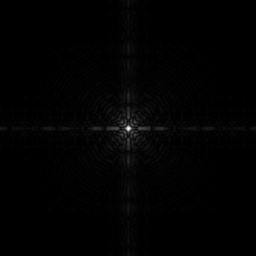
#> input picture DijitalGoruntuIsleme/Week4/H04/H04/images/fourier_spectrum.tif, 256 x 256 px
$ python main.py
#> lines starting #> are read from the running program, lines starting #| are printed output that depends on the picture
import cv2
import numpy as np
import matplotlib.pyplot as plt

img_path = "./images/fourier_spectrum.tif"

img = cv2.imread(img_path, 0)
#> img is the input picture: shape (256, 256); min 0, max 255, mean 2.1

print(img.shape)
#| (256, 256)

def log_trans(r, c):
#> called with c = 1
    r = r.astype(np.float32)
    s = c * np.log(1 + r)
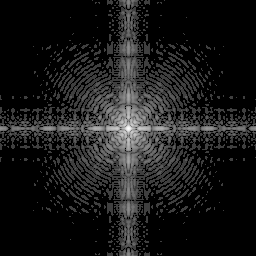
#> s: shape (256, 256) float32; min 0, max 5.55, mean 0.56; drawn with min black and max white
    s = img_rescale(s)
    return s.astype(np.uint8)

def img_rescale(img):
    #img = img - np.min(img)
    img -= np.min(img)
    img /= np.max(img)
    img *=255
    return img


img_log = log_trans(img, 1)

hstacked = np.hstack((img, img_log))
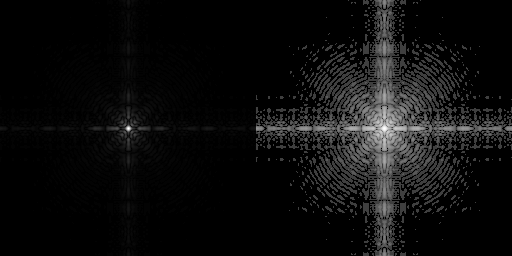
#> hstacked: shape (256, 512); min 0, max 255, mean 13.8

plt.imshow(hstacked, cmap="gray")
plt.show()

# [8 lines of commented-out code are left out]


a = np.array([5,50,150,254,255], dtype=np.uint8)

a_log = log_trans(a, 1)

a_log = a_log - np.min(a_log)
print(a_log)
a_log = a_log / np.max(a_log)
print(a_log)
a_log = a_log * 255
print(a_log)
